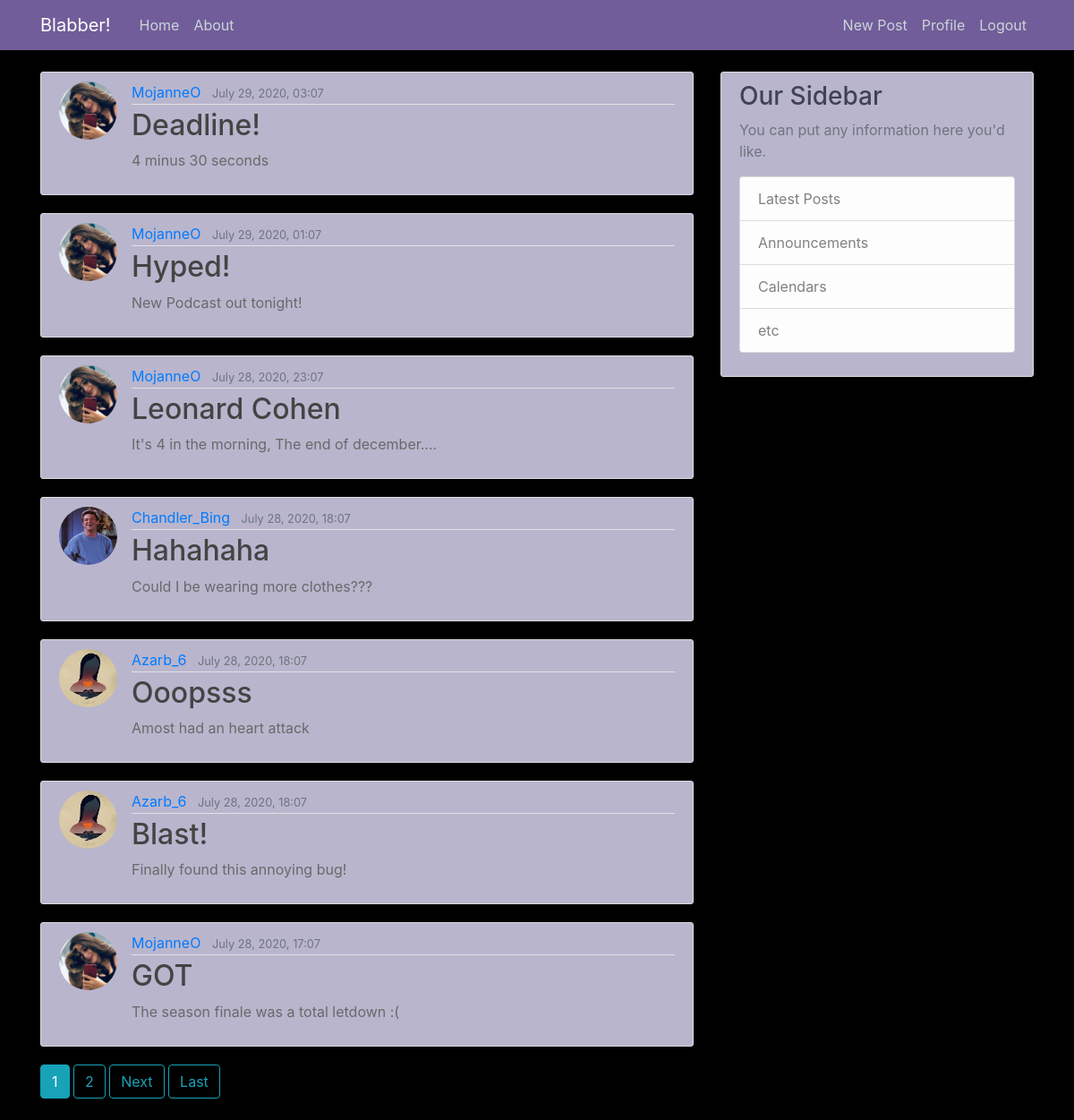
The app's page / (signed in) with its own data.
### myBlog/models.py (models this page shows, shortened)
class Post(models.Model):
    title = models.CharField(max_length=100)
    content = models.TextField()
    date = models.DateTimeField(default=timezone.now)
    author = models.ForeignKey(User, on_delete=models.CASCADE)

### users/models.py (models this page shows, shortened)
class Profile(models.Model):
    user = models.OneToOneField(User, on_delete=models.CASCADE)
    image = models.ImageField(default='default.jpg', upload_to='profile_pics')

### myBlog/views.py (the view)
# urls.py: path('', PostListView.as_view(), name='blog-homepage'),
class PostListView(ListView):
    model = Post
    template_name = 'myBlog/homepage.html'  # <app>/<model>_<viewtype>.html
    context_object_name = 'postKey'
    ordering = ['-date']
    paginate_by = 7

### myBlog/templates/myBlog/homepage.html (shortened to what this page needs)
{% extends 'myBlog/base.html'%}
{% block content %}
    {% for xpost in postKey %}
        <article class="media content-section">
            <img class="rounded-circle article-img" src="{{ xpost.author.profile.image.url }}">
              <div class="media-body">
                <div class="article-metadata">
                  <a class="mr-2" href="#">{{ xpost.author }}</a>
                  <small class="text-muted">{{ xpost.date|date:"F d, Y, H:m" }}</small>
                </div>
                <h2><a class="article-title" href="{% url 'post-detail' xpost.id %}">{{ xpost.title }}</a></h2>
                <p class="article-content">{{ xpost.content }}</p>
              </div>
        </article>
    {% endfor %}
    {% if is_paginated %}
        {% for num in page_obj.paginator.page_range %}
            {% if page_obj.number == num %}
            <a class="btn btn-info mb-4" href="?page={{ num }}">{{ num }}</a>
            {% elif num > page_obj.number|add:'-3' and num < page_obj.number|add:'3' %}
                <a class="btn btn-outline-info mb-4" href="?page={{ num }}">{{ num }}</a>
            {% endif %}
        {% endfor %}
        {% if page_obj.has_next %}
            <a class="btn btn-outline-info mb-4" href="?page={{ page_obj.next_page_number }}">Next</a>
            <a class="btn btn-outline-info mb-4" href="?page={{ page_obj.paginator.num_pages }}">Last</a>
        {% endif%}
    {% endif%}
{% endblock %}

### myBlog/static/myBlog/main.css (style rules this page uses)
body { background: black; color: dimgray; margin-top: 5rem; }
h1, h2, h3, h4, h5, h6 { color: #3E4356; }
.content-section { background: #B9B5CD; padding: 10px 20px; border: 1px solid #dddddd; border-radius: 3px; margin-bottom: 20px; }
.article-title { color: #444444; }
.article-content { white-space: pre-line; }
.article-img { height: 65px; width: 65px; margin-right: 16px; }
.article-metadata { padding-bottom: 1px; margin-bottom: 4px; border-bottom: 1px solid #e3e3e3 }

### records on screen
Post: author.profile.image (picture), author "MojanneO", date "July 29, 2020, 03:07", title "Deadline!", content "4 minus 30 seconds"
Post: author.profile.image (picture), author "MojanneO", date "July 29, 2020, 01:07", title "Hyped!", content "New Podcast out tonight!"
Post: author.profile.image (picture), author "MojanneO", date "July 28, 2020, 23:07", title "Leonard Cohen", content "It's 4 in the morning, The end of december...."
Post: author.profile.image (picture), author "Chandler_Bing", date "July 28, 2020, 18:07", title "Hahahaha", content "Could I be wearing more clothes???"
Post: author.profile.image (placeholder picture), author "Azarb_6", date "July 28, 2020, 18:07", title "Ooopsss", content "Amost had an heart attack"
Post: author.profile.image (placeholder picture), author "Azarb_6", date "July 28, 2020, 18:07", title "Blast!", content "Finally found this annoying bug!"
Post: author.profile.image (picture), author "MojanneO", date "July 28, 2020, 17:07", title "GOT", content "The season finale was a total letdown :("

### other values on screen
{{ num }} "1"
{{ num }} "2"
